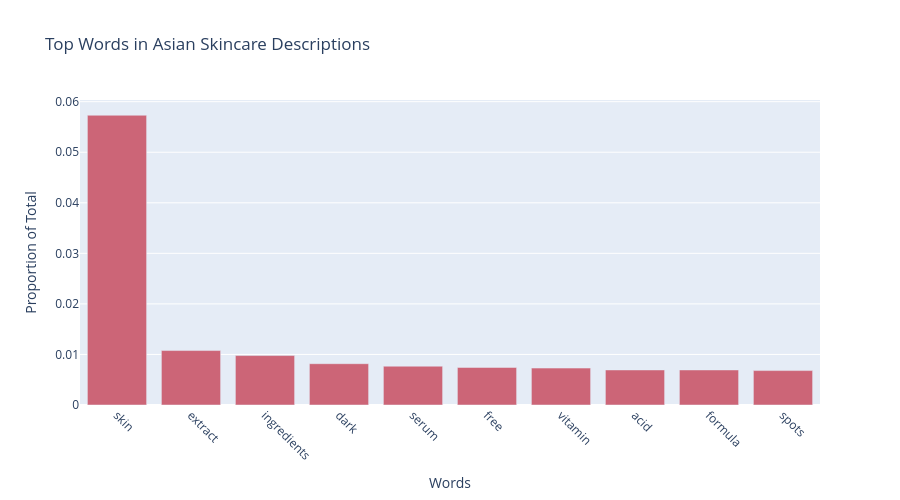
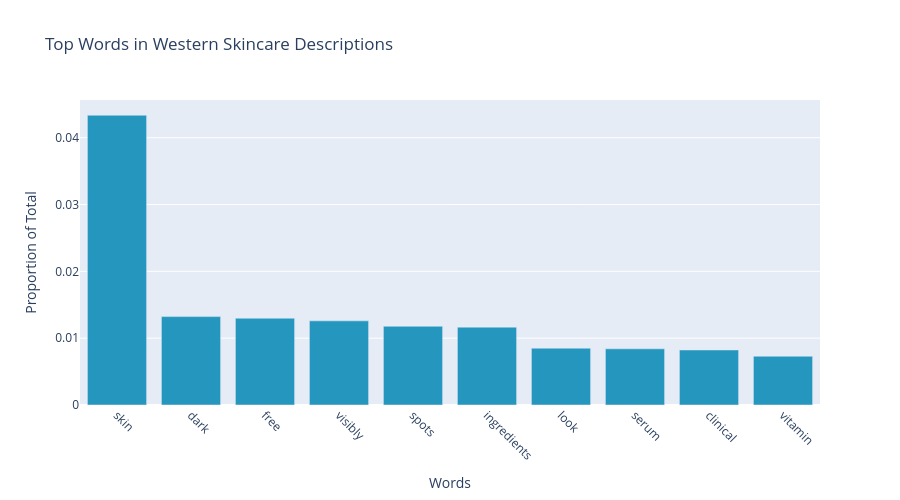

Notebook code for these charts, in order:
### Code cell
from IPython.display import display

def update_plots(top_n):
    asian_top_words = asian_word_counts_df.nlargest(top_n, 'Proportion')
    western_top_words = western_word_counts_df.nlargest(top_n, 'Proportion')

    # Asian skincare bar chart
    fig_asian = px.bar(
        asian_top_words, x='Word', y='Proportion',
        title="Top Words in Asian Skincare Descriptions",
        labels={'Proportion': 'Proportion of Total', 'Word': 'Words'},
        height=500,
        hover_data={'Word': True, 'Count': True, 'Proportion': ':.2%'}
    )
    fig_asian.update_xaxes(tickangle=45)
    fig_asian.update_traces(marker_color='#cc6577')

    # Western skincare bar chart
    fig_western = px.bar(
        western_top_words, x='Word', y='Proportion',
        title="Top Words in Western Skincare Descriptions",
        labels={'Proportion': 'Proportion of Total', 'Word': 'Words'},
        height=500,
        hover_data={'Word': True, 'Count': True, 'Proportion': ':.2%'}
    )
    fig_western.update_xaxes(tickangle=45)
    fig_western.update_traces(marker_color='#2596be')

    # SHOW the figures
    display(fig_asian)
    display(fig_western)

    # SAVE as HTML
    asian_filename = f"asian_top_words_{top_n}.html"
    western_filename = f"western_top_words_{top_n}.html"

    fig_asian.write_html(asian_filename, include_plotlyjs="cdn")
    fig_western.write_html(western_filename, include_plotlyjs="cdn")

    print(f"Saved: {asian_filename}")
    print(f"Saved: {western_filename}")


# Slider
interact(update_plots, top_n=IntSlider(min=1, max=50, step=1, value=10));

### Figure 1 — Plotly figure (JSON) as saved in the notebook; plotly's stock layout.template omitted (floating-point values rounded to 4 significant figures)
{"data": [{"customdata": [[463], [87], [79], [66], [62], [60], [59], [56], [56], [55]], "hovertemplate": "Words=%{x}<br>Proportion of Total=%{y:.2%}<br>Count=%{customdata[0]}<extra></extra>", "legendgroup": "", "marker": {"color": "#cc6577", "pattern": {"shape": ""}}, "name": "", "orientation": "v", "showlegend": false, "textposition": "auto", "type": "bar", "x": ["skin", "extract", "ingredients", "dark", "serum", "free", "vitamin", "acid", "formula", "spots"], "xaxis": "x", "y": [0.05732, 0.01077, 0.00978, 0.00817, 0.007675, 0.007428, 0.007304, 0.006932, 0.006932, 0.006809], "yaxis": "y"}], "layout": {"barmode": "relative", "height": 500, "legend": {"tracegroupgap": 0}, "title": {"text": "Top Words in Asian Skincare Descriptions"}, "xaxis": {"anchor": "y", "domain": [0, 1], "tickangle": 45, "title": {"text": "Words"}}, "yaxis": {"anchor": "x", "domain": [0, 1], "title": {"text": "Proportion of Total"}}}}

### Figure 2 — Plotly figure (JSON) as saved in the notebook; plotly's stock layout.template omitted (floating-point values rounded to 4 significant figures)
{"data": [{"customdata": [[1295], [395], [388], [376], [352], [348], [254], [251], [246], [218]], "hovertemplate": "Words=%{x}<br>Proportion of Total=%{y:.2%}<br>Count=%{customdata[0]}<extra></extra>", "legendgroup": "", "marker": {"color": "#2596be", "pattern": {"shape": ""}}, "name": "", "orientation": "v", "showlegend": false, "textposition": "auto", "type": "bar", "x": ["skin", "dark", "free", "visibly", "spots", "ingredients", "look", "serum", "clinical", "vitamin"], "xaxis": "x", "y": [0.04336, 0.01322, 0.01299, 0.01259, 0.01179, 0.01165, 0.008504, 0.008404, 0.008236, 0.007299], "yaxis": "y"}], "layout": {"barmode": "relative", "height": 500, "legend": {"tracegroupgap": 0}, "title": {"text": "Top Words in Western Skincare Descriptions"}, "xaxis": {"anchor": "y", "domain": [0, 1], "tickangle": 45, "title": {"text": "Words"}}, "yaxis": {"anchor": "x", "domain": [0, 1], "title": {"text": "Proportion of Total"}}}}
